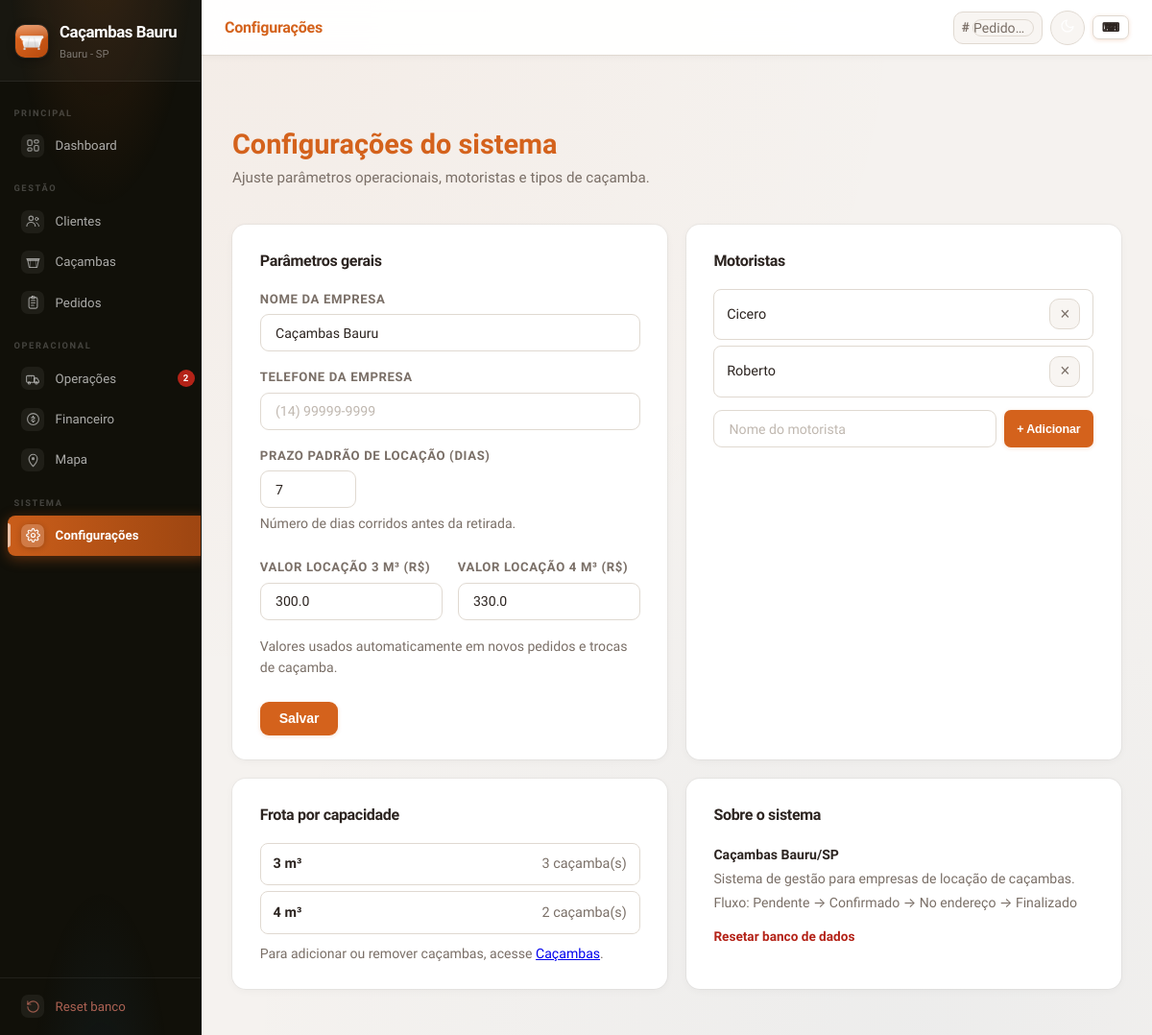
The page /configuracoes on the database as committed earlier.
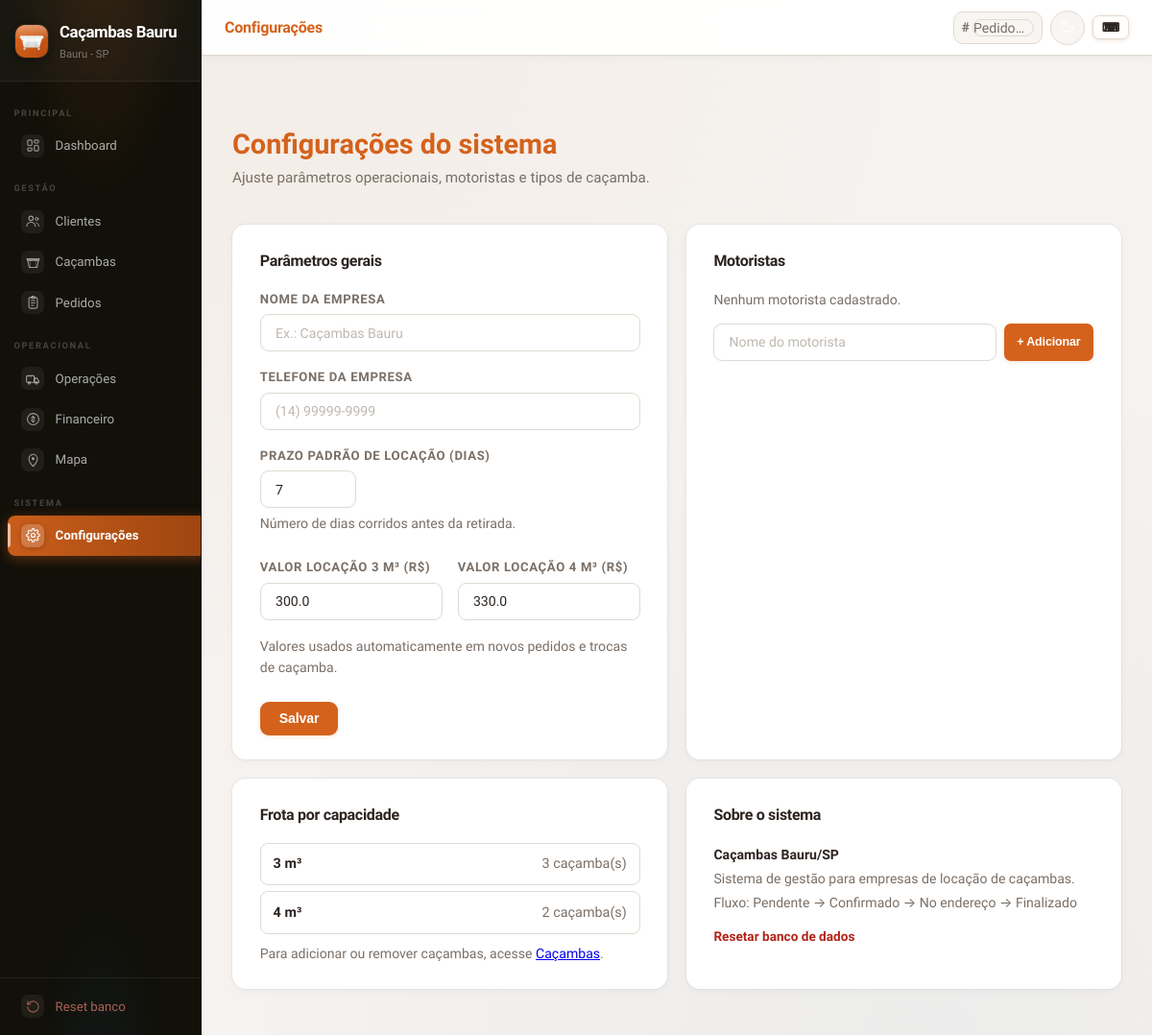
The same page on the database as committed later.
### tables this page shows
CREATE TABLE config (
            chave TEXT PRIMARY KEY,
            valor TEXT NOT NULL DEFAULT ''
        );

CREATE TABLE motoristas (
            id INTEGER PRIMARY KEY AUTOINCREMENT,
            nome TEXT NOT NULL UNIQUE
        );

### app.py (the view, shortened to what this page needs)
@app.route("/configuracoes", methods=["GET","POST"])
def configuracoes():
    conn = get_conn()
    config = {r["chave"]: r["valor"] for r in conn.execute("SELECT chave,valor FROM config").fetchall()}
    conn.close()
    conn = get_conn()
    motoristas_db = conn.execute("SELECT id, nome FROM motoristas ORDER BY nome").fetchall()
    caps = conn.execute(
        "SELECT capacidade_m3, COUNT(*) AS n FROM cacambas GROUP BY capacidade_m3 ORDER BY capacidade_m3"
    ).fetchall()
    conn.close()
    return render_template("configuracoes.html",
        config=config, motoristas=motoristas_db,
        capacidades=caps, motoristas_padrao=MOTORISTAS)

### app.py (called while the page is built, shortened)
def _dias_locacao(config=None):
    if config is None:
        config = _get_config()
    try:
        return max(1, min(int(config.get("dias_locacao","7")), 30))
    except ValueError:
        return 7

@app.context_processor
def inject_global_context():
    cfg = load_config()
    cached_sb = cache_get("sidebar_stats")
    motoristas = cache_get("motoristas")
    if motoristas is None:
        conn = get_conn()
        motoristas = [r["nome"] for r in conn.execute("SELECT nome FROM motoristas ORDER BY nome").fetchall()]
        conn.close()
        cache_set("motoristas", motoristas)
    return {
        "empresa_nome": cfg.get("empresa_nome", "Caçambas Bauru"),
        "empresa_fone": cfg.get("empresa_fone", ""),
        "dias_locacao": _dias_locacao(cfg),
        "motoristas": motoristas,
        "stats_sidebar": cached_sb,
        "status_labels": STATUS_LABELS,
        "enable_reset": ENABLE_RESET,
        "auth_enabled": bool(APP_PASSWORD),
        "valores_locacao": valores_locacao(cfg),
    }

### templates/configuracoes.html (shortened to what this page needs)
{% extends "base.html" %}
{% block topbar_title %}Configurações{% endblock %}
{% block content %}
<section class="page-head">
  <div><h2>Configurações do sistema</h2>
  <p>Ajuste parâmetros operacionais, motoristas e tipos de caçamba.</p></div>
</section>
<div class="config-grid">
  <div class="card">
    <h3 class="card-title">Parâmetros gerais</h3>
    <form method="post">
      <div class="form-grid" style="grid-template-columns:1fr">
        <div>
          <label>Nome da empresa</label>
          <input name="empresa_nome" value="{{ config.get('empresa_nome','') }}" placeholder="Ex.: Caçambas Bauru">
        </div>
        <div>
          <label>Telefone da empresa</label>
          <input name="empresa_fone" data-mask="phone" value="{{ config.get('empresa_fone','') }}" placeholder="(14) 99999-9999">
        </div>
        <div>
          <label>Prazo padrão de locação (dias)</label>
          <input name="dias_locacao" type="number" min="1" max="30"
                 value="{{ config.get('dias_locacao','7') }}"
                 style="width:100px">
          <p class="hint" style="margin-top:.3rem">Número de dias corridos antes da retirada.</p>
        </div>
        <div class="form-grid" style="grid-template-columns:1fr 1fr;gap:1rem;margin-top:.5rem">
          <div>
            <label>Valor locação 3 m³ (R$)</label>
            <input name="valor_locacao_3" type="text" inputmode="decimal"
                   value="{{ config.get('valor_locacao_3m3', valores_locacao.get(3, 300)) }}"
                   placeholder="300,00">
          </div>
          <div>
            <label>Valor locação 4 m³ (R$)</label>
            <input name="valor_locacao_4" type="text" inputmode="decimal"
                   value="{{ config.get('valor_locacao_4m3', valores_locacao.get(4, 330)) }}"
                   placeholder="330,00">
          </div>
        </div>
        <p class="hint">Valores usados automaticamente em novos pedidos e trocas de caçamba.</p>
      </div>
      <div class="form-actions">
        <button type="submit" class="btn">Salvar</button>
      </div>
    </form>
  </div>
  <div class="card">
    <h3 class="card-title">Motoristas</h3>
    {% if motoristas %}
      {% for m in motoristas %}
      <div class="config-item">
        <span>{{ m.nome }}</span>
        <form method="post" action="{{ url_for('motorista_excluir', mid=m.id) }}"
              onsubmit="return confirm('Remover {{ m.nome }}?')">
          <button type="submit" class="btn-icon-remove" title="Remover" aria-label="Remover motorista">×</button>
        </form>
      </div>
      {% endfor %}
    {% else %}
      <p class="muted hint">Nenhum motorista cadastrado.</p>
    {% endif %}
    <form method="post" action="{{ url_for('motorista_novo') }}" style="margin-top:.85rem;display:flex;gap:.5rem">
      <input name="nome" required placeholder="Nome do motorista" style="flex:1">
      <button type="submit" class="btn btn-sm">+ Adicionar</button>
    </form>
  </div>
  <div class="card">
    <h3 class="card-title">Frota por capacidade</h3>
    {% for c in capacidades %}
    <div class="config-item">
      <span><strong>{{ c.capacidade_m3 }} m³</strong></span>
      <span class="muted">{{ c.n }} caçamba(s)</span>
    </div>
    {% endfor %}
    <p class="hint" style="margin-top:.6rem">Para adicionar ou remover caçambas, acesse <a href="{{ url_for('cacambas') }}">Caçambas</a>.</p>
  </div>
  <div class="card">
    <h3 class="card-title">Sobre o sistema</h3>
    <div style="font-size:.88rem;line-height:1.8;color:var(--muted)">
      <p><strong style="color:var(--text)">Caçambas Bauru/SP</strong></p>
      <p>Sistema de gestão para empresas de locação de caçambas.</p>
      <p>Fluxo: Pendente → Confirmado → No endereço → Finalizado</p>
      {% if enable_reset %}
      <p style="margin-top:.6rem">
        <a href="{{ url_for('reset_banco') }}" class="link-danger">Resetar banco de dados</a>
      </p>
      {% endif %}
    </div>
  </div>
</div>
{% endblock %}

### templates/base.html (shortened to what the changed rows need)
<!DOCTYPE html>
<html lang="pt-BR">
<head>
  <link rel="stylesheet" href="{{ url_for('static', filename='estilo.css') }}">
</head>
<body class="{% block body_class %}{% endblock %}" data-pre-cliente-id="{{ pre_cliente_id or '' }}" data-dias-locacao="{{ dias_locacao }}">
  <aside class="sidebar" id="sidebar">
    <div class="sidebar-brand">
      <div>
        <span class="brand-name">{{ empresa_nome or 'Cacambas' }}</span>
        <span class="brand-sub">{{ empresa_fone or 'Bauru - SP' }}</span>
      </div>
    </div>
    <nav class="sidebar-nav">
      <a href="{{ url_for('operacoes') }}" class="nav-item {% if request.endpoint == 'operacoes' %}active{% endif %}">
        <span class="nav-icon"><svg><use href="#i-truck"></use></svg></span><span class="nav-label">Operações</span>
        {% if stats_sidebar and stats_sidebar.vencidas > 0 %}<span class="nav-badge danger" data-tip="Cacambas atrasadas">{{ stats_sidebar.vencidas }}</span>{% elif stats_sidebar and stats_sidebar.confirmar > 0 %}<span class="nav-badge">{{ stats_sidebar.confirmar }}</span>{% endif %}
      </a>
    </nav>
  </aside>
  <div class="layout-main">
    <main class="{% block main_class %}main-shell{% endblock %}">
      {% block content %}{% endblock %}
    </main>
  </div>
</body>
</html>

Rows that differ between the two databases and show on the page:
removed config: valor "Caçambas Bauru", empresa_nome "Caçambas Bauru"
removed motoristas: nome "Cicero"
removed motoristas: nome "Roberto"
Other text that changed with them:
{{ empresa_nome or 'Cacambas' }}: (not shown) → "Caçambas Bauru"
{{ stats_sidebar.vencidas }}: "2" → (not shown)
text now shown: "Nenhum motorista cadastrado."
